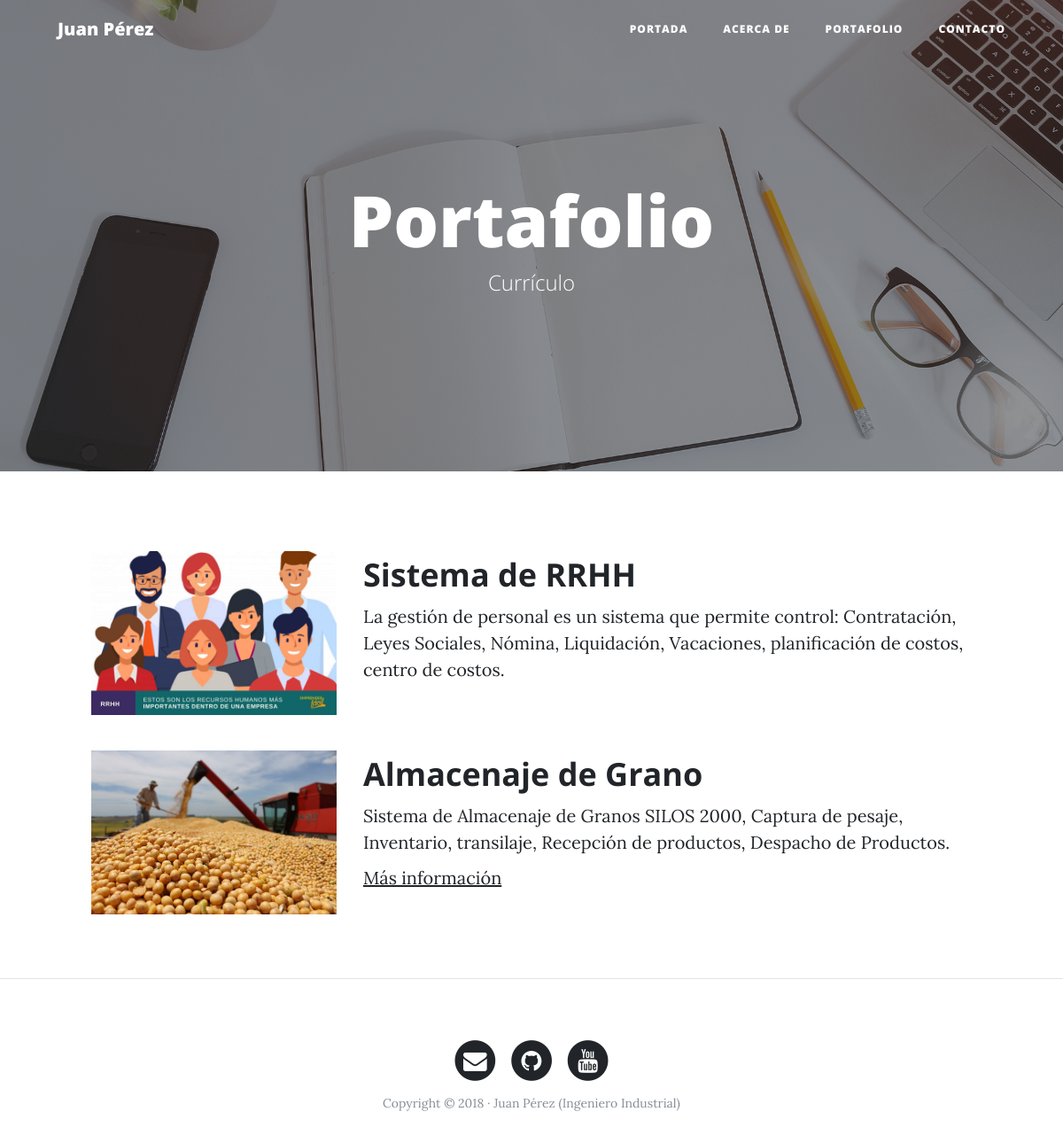
The page /portfolio/ on the database its author committed.
### portfolio/models.py (models this page shows, shortened)
class Project(models.Model):
    title = models.CharField(max_length=200,verbose_name = "Título")
    description = models.TextField(verbose_name = "Descripción")
    image = models.ImageField(verbose_name = "Imagen", upload_to ="projects")
    created = models.DateTimeField(auto_now_add=True,verbose_name = "Fecha de creación")
    updated = models.DateTimeField(auto_now=True,verbose_name = "Fecha de edición")
    link = models.URLField(verbose_name = "Enlace de más información",blank=True, null= True)
    class Meta:
        verbose_name = 'proyecto'
        verbose_name_plural = 'proyectos'
        ordering = ["-created"]

### portfolio/views.py (the view)
# urls.py: path("portfolio/", portfolio_views.portfolio, name="portfolio"),
def portfolio(request):
    projects = Project.objects.all()
    return render(request, "portfolio/portfolio.html",{'projects' : projects})

### portfolio/templates/portfolio/portfolio.html (shortened to what this page needs)
{% extends 'core/base.html' %}
{% block background %} {% load static %} {% static 'core/img/portfolio-bg.jpg' %} {% endblock %}
{% block headers  %}
 <h1>Portafolio</h1>
 <span class="subheading">Currículo</span>
{% endblock  %}
{% block content %}
	{% for project in projects%}
		<div class="row project">
			<div class="col-lg-3 col-md-4 offset-lg-1">
				<img class="img-fluid" src="{{ project.image.url }}" alt="">
			</div>
			<div class="col-lg-7 col-md-8">
				<h2 class="section-heading title">{{project.title}}</h2>
			<p>{{project.description}}</p>
			{% if project.link %}
		   	 	<p><a href="{{project.link}}">Más información</a>
			{% endif %}
		</div>
		</div>
		{% endfor %}
{% endblock %}

### core/templates/core/base.html (shortened to what this page needs)
<!DOCTYPE html>
<html lang="es">
  <head>
    {% load static %}
    <link href="{% static 'core/vendor/bootstrap/css/bootstrap.min.css' %}" rel="stylesheet">
    <link href="{% static 'core/vendor/font-awesome/css/font-awesome.min.css' %}" rel="stylesheet" type="text/css">
    <link href="{% static 'core/css/clean-blog.min.css' %}" rel="stylesheet">
  </head>
  <body>
    <nav class="navbar navbar-expand-lg navbar-light fixed-top" id="mainNav">
      <div class="container">
        <a class="navbar-brand" href="{% url 'home' %}">Juan Pérez</a>
        <div class="collapse navbar-collapse" id="navbarResponsive">
          <ul class="navbar-nav ml-auto">
            <li class="nav-item">
              <a class="nav-link" href="{% url 'home' %}">Portada</a>
            </li>
            <li class="nav-item">
              <a class="nav-link" href="{% url 'about' %}">Acerca de</a>
            </li>
            <li class="nav-item">
              <a class="nav-link" href="{% url 'portfolio' %}">Portafolio</a>
            </li>
            <li class="nav-item">
              <a class="nav-link" href="{% url 'contact' %}">Contacto</a>
            </li>
          </ul>
        </div>
      </div>
    </nav>
    <header class="masthead" style="background-image: url('{% block background %}{% endblock %}')">
      <div class="overlay"></div>
      <div class="container">
        <div class="row">
          <div class="col-lg-8 col-md-10 mx-auto">
            <div class="site-heading">
            {% block headers %}{% endblock  %}
            </div>
          </div>
        </div>
      </div>
    </header>
{% block content %} {% endblock  %}
{% if request.path != "/" %}
<hr>
{% endif %}
    <footer>
      <div class="container">
        <div class="row">
          <div class="col-lg-8 col-md-10 mx-auto">
            <ul class="list-inline text-center">
              <li class="list-inline-item">
                <a href="#">
                  <span class="fa-stack fa-lg">
                    <i class="fa fa-circle fa-stack-2x"></i>
                    <i class="fa fa-envelope fa-stack-1x fa-inverse"></i>
                  </span>
                </a>
              </li>
              <li class="list-inline-item">
                <a href="#">
                  <span class="fa-stack fa-lg">
                    <i class="fa fa-circle fa-stack-2x"></i>
                    <i class="fa fa-github fa-stack-1x fa-inverse"></i>
                  </span>
                </a>
              </li>
              <li class="list-inline-item">
                <a href="#">
                  <span class="fa-stack fa-lg">
                    <i class="fa fa-circle fa-stack-2x"></i>
                    <i class="fa fa-youtube fa-stack-1x fa-inverse"></i>
                  </span>
                </a>
              </li>
            </ul>
            <p class="copyright text-muted">Copyright &copy; 2018 · Juan Pérez (Ingeniero Industrial) </p>
          </div>
        </div>
      </div>
    </footer>
  </body>
</html>

### rows shown on the page
Project: image (picture), title "Sistema de RRHH", description "La gestión de personal es un sistema que permite control: Contratación, Leyes Sociales, Nómina, Liquidación, Vacaciones, planificación de costos, centro de costos."
Project: image (picture), title "Almacenaje de Grano", description "Sistema de Almacenaje de Granos SILOS 2000, Captura de pesaje, Inventario, transilaje, Recepción de productos, Despacho de Productos."
